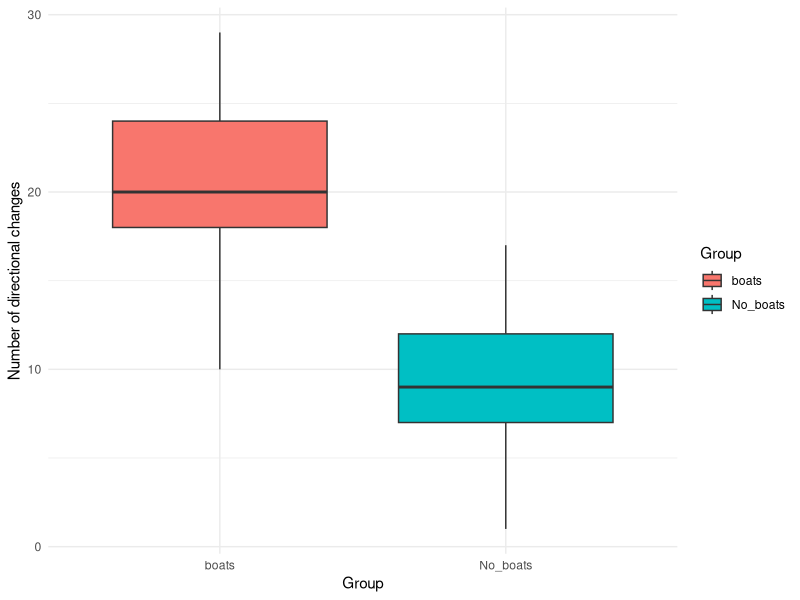

The R script that drew this image:
## ---- chunk 1
knitr::opts_chunk$set(echo = TRUE)
## ---- chunk 2
# Specify parameters
n_no_boats <- 50  # Sample size for the group without boats (number of dolphins)
mean_no_boats <- 9  # Mean of occurrences of directional changes in the group without boats
var_no_boats <- 10   # variance for the group without boats

n_boats <- 50  # Sample size for the group with boats
mean_boats <- 20  # Mean of occurrences of directional changes in the group with boats
var_boats <- 15  # variance for the group with boats

# Generate random data
No_boats <- round(rnorm(n_no_boats, mean = mean_no_boats, sd = sqrt(var_no_boats)),0)
boats <- round(rnorm(n_boats, mean = mean_boats, sd = sqrt(var_boats)),0)

# Combine data into a data frame
data <- data.frame(
  Directional_changes = c(No_boats, boats),
  Group = rep(c("No_boats", "boats"), each = n_no_boats)
)
head(data)
str(data)
## ---- chunk 3
library(ggplot2)
#ANOVA analysis
anova_result <- aov(Directional_changes ~ Group, data = data)
summary(anova_result)

# Generate a boxplot to visualize the data
library(ggplot2)

ggplot(data, aes(x = Group, y = Directional_changes, fill = Group)) +
  geom_boxplot() +
  theme_minimal() +
  labs(
    x = "Group",
    y = "Number of directional changes"
  ) 
## ---- chunk 4
library(dplyr)
#variables to explore
effect_sizes <- seq(1, 10, 0.5)  # Varying effect sizes
sample_sizes <- seq(5, 50, 5) # Varying sample sizes
alpha <- 0.05

# data frame to store the results
sample_size_results <- data.frame()
# creating the loop
for (effect in effect_sizes) {
  for (n in sample_sizes) {
    group_boats <- rnorm(n, mean = mean_boats, sd = sqrt(var_boats))
    group_no_boats <- rnorm(n, mean = mean_no_boats + effect, sd = sqrt(var_no_boats))
    t_test <- t.test(group_boats, group_no_boats)
    p_value <- t_test$p.value
    # storing the results
    sample_size_results <- rbind(sample_size_results, 
                     data.frame(Effect_Size = effect, 
                                Sample_Size = n, 
                                P_Value = p_value, 
                                Significant = (p_value < alpha)))
  }
}

# View the first few rows of results
print(head(sample_size_results))
# filtering the data frame for significant results with small sample sizes
sample_size_results %>% filter(Significant == TRUE & Sample_Size <= 5)
